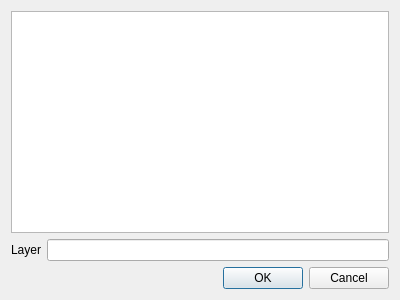
<?xml version="1.0" encoding="UTF-8"?>
<ui version="4.0">
 <class>LayerDialog</class>
 <widget class="QDialog" name="LayerDialog">
  <property name="geometry">
   <rect>
    <x>0</x>
    <y>0</y>
    <width>400</width>
    <height>300</height>
   </rect>
  </property>
  <property name="windowTitle">
   <string>Layer Select</string>
  </property>
  <property name="windowIcon">
   <iconset resource="imagesources.qrc">
    <normaloff>:/icons/icons/Small/icon100_com_015.png</normaloff>:/icons/icons/Small/icon100_com_015.png</iconset>
  </property>
  <layout class="QVBoxLayout" name="verticalLayout">
   <item>
    <widget class="QTableView" name="tableView"/>
   </item>
   <item>
    <layout class="QHBoxLayout" name="horizontalLayout">
     <item>
      <widget class="QLabel" name="label">
       <property name="text">
        <string>Layer</string>
       </property>
       <property name="alignment">
        <set>Qt::AlignCenter</set>
       </property>
       <property name="buddy">
        <cstring>lineEdit</cstring>
       </property>
      </widget>
     </item>
     <item>
      <widget class="QLineEdit" name="lineEdit"/>
     </item>
    </layout>
   </item>
   <item>
    <widget class="QDialogButtonBox" name="buttonBox">
     <property name="orientation">
      <enum>Qt::Horizontal</enum>
     </property>
     <property name="standardButtons">
      <set>QDialogButtonBox::Cancel|QDialogButtonBox::Ok</set>
     </property>
    </widget>
   </item>
  </layout>
 </widget>
 <resources>
  <include location="imagesources.qrc"/>
 </resources>
 <connections>
  <connection>
   <sender>buttonBox</sender>
   <signal>accepted()</signal>
   <receiver>LayerDialog</receiver>
   <slot>accept()</slot>
   <hints>
    <hint type="sourcelabel">
     <x>248</x>
     <y>254</y>
    </hint>
    <hint type="destinationlabel">
     <x>157</x>
     <y>274</y>
    </hint>
   </hints>
  </connection>
  <connection>
   <sender>buttonBox</sender>
   <signal>rejected()</signal>
   <receiver>LayerDialog</receiver>
   <slot>reject()</slot>
   <hints>
    <hint type="sourcelabel">
     <x>316</x>
     <y>260</y>
    </hint>
    <hint type="destinationlabel">
     <x>286</x>
     <y>274</y>
    </hint>
   </hints>
  </connection>
 </connections>
</ui>
